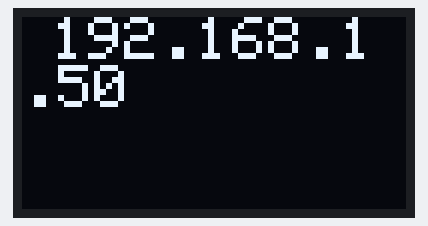
Bench run of a sketch on a simulated ESP8266 (NodeMCU). Shown: 128×64 one-colour display. WiFi joins after 1.5 s; servers stay silent unless stated; uploads are accepted with an empty reply; what the sketch prints to the serial monitor is not drawn.

Above: at 2.6 s.

The sketch:

tracker.ino
```cpp
#include <Wire.h>
#include <Adafruit_GFX.h>
#include <Adafruit_SSD1306.h>


#include <ArduinoJson.h>
#include <ESP8266WiFi.h>
#include <WiFiClientSecure.h>
#include <ESP8266WebServer.h>
#include <ESP8266HTTPClient.h>

#define SCREEN_WIDTH 128
#define SCREEN_HEIGHT 64

/* wIFI authentication credentials */
const char *ssid = "<your_network_ssid>";
const char *password = "<your_network_password>";

/* host website */
const char *host = "opensky-network.org";
/* SHA 1 fingerprint for opensky-network.org */
const char fingerprint[] PROGMEM = "91 0B ED 3A 74 27 C8 D3 0D 58 69 71 2A 3A 99 BA FB 60 8A FE";
/* use HTTPS */
const int port = 443;
#define SCREEN_ADDRESS 0x3C
Adafruit_SSD1306 display(SCREEN_WIDTH, SCREEN_HEIGHT, &Wire, -1);

void setup() {
  Serial.begin(9600);

  if (!display.begin(SSD1306_SWITCHCAPVCC, SCREEN_ADDRESS)) {
    Serial.println(F("SSD1306 allocation failed"));
    for (;;);
  }
  display.clearDisplay();
  display.display();
  WiFi.mode(WIFI_OFF);
  delay(1000);
  WiFi.mode(WIFI_STA);

  /* connect to your local WIFI */
  WiFi.begin(ssid, password);

  Serial.print("Connecting");
  while (WiFi.status() != WL_CONNECTED) {
    delay(500);
    Serial.print(".");
  }

  Serial.print("Connected.");

  display.setTextSize(2);
  display.setTextColor(SSD1306_WHITE);
  display.setCursor(10, 0);
  display.println(WiFi.localIP());
  display.display();
}


void loop() {
  WiFiClientSecure client;
  client.setFingerprint(fingerprint);
  client.setTimeout(15000);

  String json;
  if (client.connect(host, port)) {

    /* bbox coordinates */
    String lamax = "", lomin = "", lomax = "", lamin = "";

    String request = "/api/states/all?lamin=" + lamin + "&lomin=" + lomin + "&lamax=" + lamax + "&lomax=" + lomax;

    client.print(String("GET ") + request + " HTTP/1.1\r\n" +
                 "Host: " + host + "\r\n" +
                 "Connection: close\r\n\r\n");


  }
  while (client.connected() || client.available()) {
    String line = client.readStringUntil('\n');
    if (line.startsWith("{")) json = line;
  }

  DynamicJsonDocument doc(1024);
  auto err = deserializeJson(doc, json);
  if (err) {
    Serial.println(err.c_str());
  }
  else {
    JsonArray states = doc["states"];
    for (JsonVariant state : states) {
      String callcode = state[1];
      Serial.println(callcode);
    }


  }
  delay(200000);
}
```
